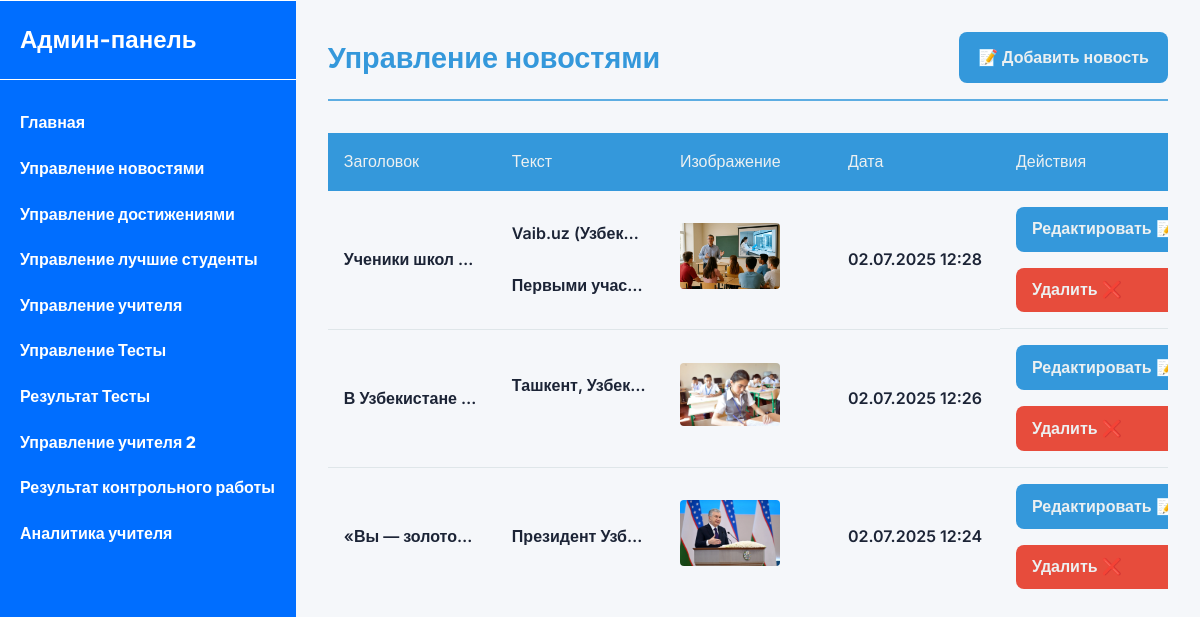
The app's page /admin/manage_news.php (signed in) with its own data.
### tables this page shows
CREATE TABLE `news` (
  `id` int NOT NULL,
  `title` varchar(255) NOT NULL,
  `content` text NOT NULL,
  `image` varchar(255) DEFAULT NULL,
  `created_at` timestamp NOT NULL DEFAULT CURRENT_TIMESTAMP
);

### admin/manage_news.php (the view, shortened to what this page needs)
<?php
require_once "../includes/db.php";
include("../includes/header-admin.php");
include("../includes/sidebar-admin.php");
$stmt = $pdo->query("SELECT * FROM news ORDER BY created_at DESC");
$news = $stmt->fetchAll();
?>
<section class="dos-admin">
    <div class="admin-head">
        <h2>Управление новостями</h2>
        <a href="add_news.php">&#128221; Добавить новость</a>
    </div>
    <table class="table">
        <tr>
            <th class="head">Заголовок</th>
            <th class="head">Текст</th>
            <th class="head">Изображение</th>
            <th class="head">Дата</th>
            <th class="head">Действия</th>
        </tr>
        <?php foreach ($news as $item): ?>
            <tr>
                <td><?= htmlspecialchars($item['title']) ?></td>
                <td><?= nl2br(htmlspecialchars($item['content'])) ?></td>
                <td>
                    <?php if (!empty($item['image'])): ?>
                        <img src="../public/<?= htmlspecialchars($item['image']) ?>" width="100">
                    <?php endif; ?>
                </td>
                <td><?= date("d.m.Y H:i", strtotime($item['created_at'])) ?></td>
                <td class="redo">
                    <a class="add" href="edit_news.php?id=<?= $item['id'] ?>">Редактировать &#128221;</a>
                    <a class="del" href="delete_news.php?id=<?= $item['id'] ?>" onclick="return confirm('Удалить новость?');">Удалить &#10060;</a>
                </td>
            </tr>
        <?php endforeach; ?>
    </table>
</section>

### public/css/styles.css (style rules this page uses)
* { margin: 0px; padding: 0px; box-sizing: border-box; font-family: "Inter", sans-serif; }
body { position: relative; }
img { max-width: 100%; height: auto; display: inline-block; }
a { text-decoration: none; display: inline-block; }
body { font-size: clamp(8px, 2vw, 16px); min-width: 360px; }
h1, h2, h3, h4, h5, h6, button, a { font-family: "Inter", sans-serif; }

### public/css/header.css (style rules this page uses)
:root { --glass-white: rgba(255, 255, 255, 0.7); --glass-border: rgba(255, 255, 255, 0.18); --text-dark: #1c2436; --text-light: #ffffff; --shadow: 0 4px 30px rgba(0, 0, 0, 0.1); --transition: all 0.4s cubic-bezier(0.16, 1, 0.3, 1); --glass-blur: 12px; }
* { margin: 0; padding: 0; box-sizing: border-box; font-family: "Inter", system-ui, -apple-system, sans-serif; }
body { line-height: 1.6; color: var(--text-dark); background-color: #f5f7fa; background-image: radial-gradient( at 80% 0%, rgba(200, 200, 200, 0.1) 0px, transparent 50% ), radial-gradient(at 0% 50%, rgba(255, 255, 255, 0.1) 0px, transparent 50%); }

### public/css/sidebar.css (style rules this page uses)
* { margin: 0px; padding: 0px; box-sizing: border-box; font-family: "Inter", sans-serif; }
body { position: relative; display: flex; }
img { max-width: 100%; height: auto; display: inline-block; }
a { text-decoration: none; display: inline-block; }
h1, h2, h3, h4, h5, h6, button, a { font-family: "Inter", sans-serif; }
:root { --primary: #3498db; --primary-light: #5dade2; --danger: #e74c3c; --danger-light: #f5b7b1; --success: #2ecc71; --warning: #f39c12; --text: #2c3e50; --text-light: #ecf0f1; --bg: #ffffff; --bg-secondary: #f5f7fa; --border: #dfe6e9; --shadow: 0 4px 6px rgba(0, 0, 0, 0.1); --radius: 8px; }
.dos-admin { padding: 2rem; width: 100%; background: var(--bg-secondary); min-height: calc(100vh - 60px); }
.admin-head { display: flex; justify-content: space-between; align-items: center; margin-bottom: 2rem; padding-bottom: 1rem; border-bottom: 2px solid var(--primary-light); }
.admin-head h2 { color: var(--primary); font-size: 1.8rem; margin: 0; font-weight: 700; }
.admin-head a { display: inline-flex; align-items: center; gap: 0.5rem; background: var(--primary); color: var(--text-light); padding: 0.8rem 1.2rem; border-radius: var(--radius); text-decoration: none; transition: background 0.3s; font-weight: 600; }
.table { width: 100%; border-collapse: collapse; table-layout: fixed; border-radius: 10px; }
.table th { background: var(--primary); color: var(--text-light); padding: 1rem; text-align: left; font-weight: 500; }
.table td { padding: 1rem; border-bottom: 1px solid var(--border); vertical-align: middle; font-weight: 600; overflow: hidden; text-overflow: ellipsis; white-space: nowrap; }
.table tr:last-child td { border-bottom: none; }
.table td img { width: 100px; height: auto; border-radius: 4px; }
.redo { display: grid; gap: 1rem; padding: 0.5rem; }
.add, .del { display: inline-flex; align-items: center; gap: 0.5rem; padding: 0.6rem 1rem; border-radius: var(--radius); font-weight: 600; cursor: pointer; transition: all 0.3s; border: none; }
.add { background: var(--primary); color: var(--text-light); }
.del { background: var(--danger); color: var(--text-light); }

### records on screen
news: title "Ученики школ…", content "Vaib.uz (Узбек Первыми учас…", image (picture), created_at "02.07.2025 12:28"
news: title "В Узбекистане…", content "Ташкент, Узбек…", image (picture), created_at "02.07.2025 12:26"
news: title "«Вы — золото…", content "Президент Узб…", image (picture), created_at "02.07.2025 12:24"
